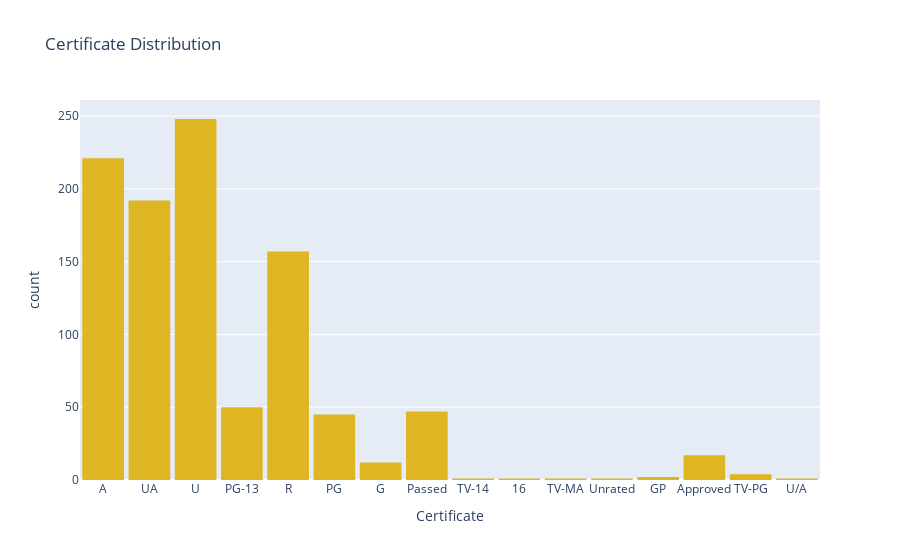

Notebook cell for this chart:
### Code cell
# Certificate Distribution
import plotly.express as px 
fig = px.histogram(df.Certificate, x="Certificate", title="Certificate Distribution",color_discrete_sequence=["#deb522"])
fig.update_layout(bargap=0.1)
fig.show()

### Figure 1 — Plotly figure (JSON) as saved in the notebook; plotly's stock layout.template omitted (floating-point values rounded to 4 significant figures; data arrays with more than 128 entries replaced by an {"elided": "..."} marker saying what was removed)
{"data": [{"alignmentgroup": "True", "bingroup": "x", "hovertemplate": "Certificate=%{x}<br>count=%{y}<extra></extra>", "legendgroup": "", "marker": {"color": "#deb522", "pattern": {"shape": ""}}, "name": "", "offsetgroup": "", "orientation": "v", "showlegend": false, "type": "histogram", "x": {"elided": "1000 str values"}, "xaxis": "x", "yaxis": "y"}], "layout": {"bargap": 0.1, "barmode": "relative", "legend": {"tracegroupgap": 0}, "title": {"text": "Certificate Distribution"}, "xaxis": {"anchor": "y", "domain": [0, 1], "title": {"text": "Certificate"}}, "yaxis": {"anchor": "x", "domain": [0, 1], "title": {"text": "count"}}}}
